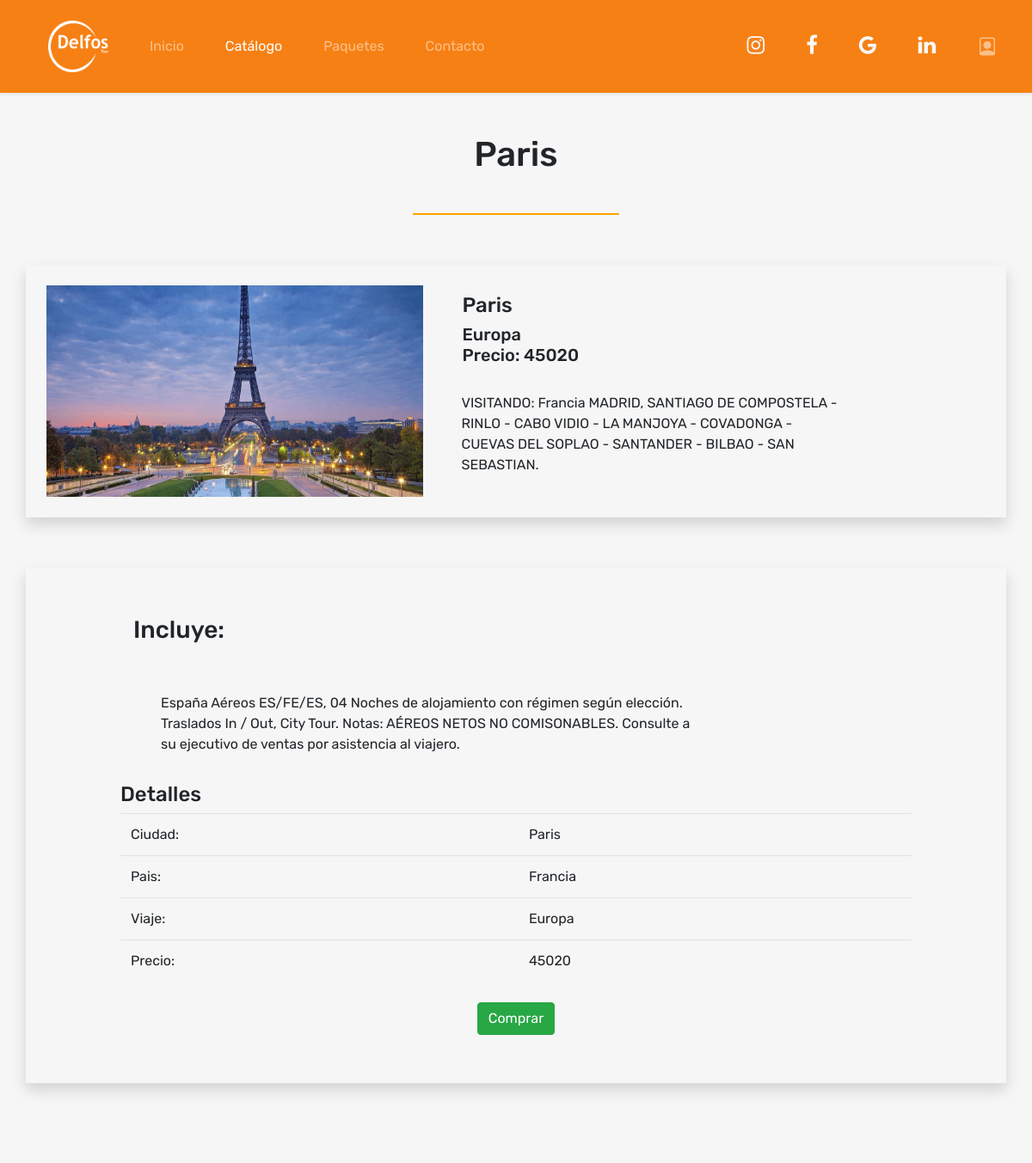
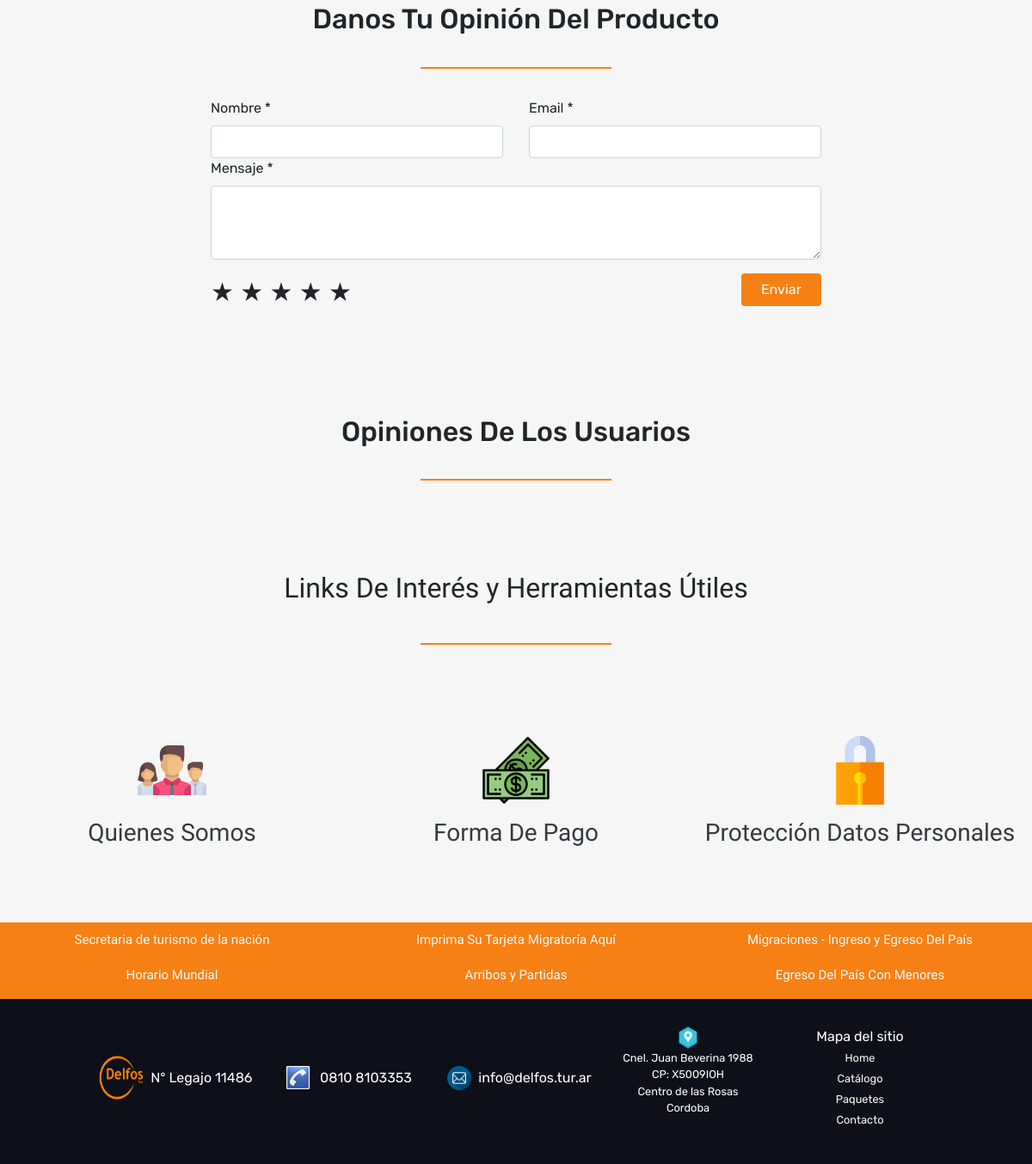
The page /product_details.php on the database its author committed (2 pictures, top to bottom).
### tables this page shows
CREATE TABLE `ciudades` (
  `idciudad` varchar(3) NOT NULL,
  `nombreciudad` varchar(50) NOT NULL,
  `idpais` varchar(3) NOT NULL
);

CREATE TABLE `productos` (
  `idproducto` int(11) NOT NULL,
  `idciudad` varchar(3) NOT NULL,
  `precio` int(100) NOT NULL,
  `descripcion` varchar(1000) NOT NULL,
  `detalle` varchar(1000) NOT NULL,
  `url` varchar(300) NOT NULL,
  `destacado` tinyint(1) NOT NULL,
  `activo` tinyint(1) NOT NULL
);

CREATE TABLE `continentes` (
  `idcontinente` varchar(2) NOT NULL,
  `nombrecontinente` varchar(10) NOT NULL,
  `activo` tinyint(1) NOT NULL DEFAULT 1
);

CREATE TABLE `paises` (
  `idpais` varchar(3) NOT NULL,
  `nombrepais` varchar(50) NOT NULL,
  `idcontinente` varchar(2) NOT NULL,
  `activo` tinyint(1) NOT NULL DEFAULT 0
);

### product_details.php (the view, shortened to what this page needs)
<!DOCTYPE html>
<html lang="en">
<head>
    <?php require_once "./includes/head.php" ?>
</head>
<body>
    <?php
    $db=DB::conectar();
    $queryProductos = "SELECT pr.idproducto as id,
                                ci.nombreciudad as nombre,
                                pa.nombrepais as pais,
                                co.nombrecontinente as continente,
                                ci.nombreciudad as ciudades,
                                pr.precio as precio,
                                pr.descripcion as descripcion,
                                pr.detalle as descripcion_details,
                                pr.url as url,
                                pr.destacado as destacado
                                FROM productos pr, ciudades ci, paises pa, continentes co
                                WHERE pr.idciudad = ci.idciudad
                                AND ci.idpais = pa.idpais
                                AND pa.idcontinente = co.idcontinente
                                AND pr.activo=1";
    $stmt1 = $db->prepare($queryProductos);
    $stmt1->execute();
    $dataProductos = array();
    while($row=$stmt1->fetch(PDO::FETCH_ASSOC)){
        $dataProductos[] = $row;
    }
    require_once "./includes/encabezado.php";
    $id = (isset($_GET["id"]) ? $_GET['id'] : null);
    ?>
    <div class="container text-center pt-5 pb-4">
        <?php foreach ($dataProductos as $key => $value) {
            if ($key == $id) break;
        }
        echo '<h1>' . $value['nombre'] . '</h1>';
        ?>
    </div>
    <div class="pb-5 text-center">
        <svg width="20%" height="2">
            <rect width="100%" height="100" style="fill:rgb(255,165,0);stroke-width:0;stroke:rgb(0,0,0)" />
        </svg>
    </div>
    <section>
        <div class="container shadow justify-content-around p-4">
            <div class="row justify-content-center align-items-center">
                <div class="col-5">
                    <div class="imagen1">
                        <a href="<?php echo $value['url']; ?>" data-fancybox="gallery" data-caption="Caption for single image">
                            <img height="auto" width="100%" src="<?php echo $value['url']; ?>" alt="imagen de <?php echo $value['nombre']; ?>">
                        </a>
                    </div>
                </div>
                <div class="col-lg-7 incluye py-2">
                    <h4 class="pl-3">
                        <?php echo $value['nombre']; ?> <br>
                    </h4>
                    <h5 class="pl-3">
                        <?php echo $value['continente']; ?> <br>
                        Precio: <?php echo $value['precio']; ?>
                    <?php echo '<p class="col-9 pt-4">' . $value['descripcion'] . '</p>' ?>
                </div>
            </div>
        </div>
    </section>
    <section class="descripcion py-5">
        <div class="container py-5 shadow">
            <div class="row justify-content-center align-items-center" id="home">
                <div class="col-10">
                    <h3 class="pb-3">
                        <div class="col-lg-8 incluye py-2">
                            Incluye:
                        </div>
                    </h3>
                </div>
                <div class="col-10">
                    <ul class="descripcion_detalles">
                        <?php echo '<p class="col-9 pt-4">' . $value['descripcion_details'] . '</p>' ?>
                    </ul>
                </div>
                <div class="col-10 pt-3">
                    <h4>Detalles</h4>
                    <table class="table">
                        <tbody>
                            <?php
                            echo '<tr><td>Ciudad: </td><td>' . $value['nombre'] . '</td></tr>';
                            echo '<tr><td>Pais: </td><td>' . $value['pais'] . '</td></tr>';
                            echo '<tr><td>Viaje: </td><td>' . $value['continente'] . '</td></tr>';
                            echo '<tr><td>Precio: </td><td> ' . $value['precio'] . '</td></tr>';
                            ?>
                        </tbody>
                    </table>
                </div>
            </div>
            <div class="row justify-content-center">
                <div class="col-sm-11 col-md-10 col-lg-10 incluye py-2">
                    <div class="container d-flex justify-content-around">
                        <a href="#" class="btn btn-success">Comprar</a>
                    </div>
                </div>
            </div>
        </div>
    </section>
    <section class="py-5">
        <div class="container">
            <div class="text-center pb-3">
                <h2>Danos Tu Opinión Del Producto</h2>
            </div>
            <div class="pb-4 text-center">
                <svg width="20%" height="2">
                    <rect width="100%" height="100" style="fill:#F78014;stroke-width:0;stroke:rgb(0,0,0)" />
                </svg>
            </div>
            <div class="container">
                <form action="#" method="post">
                    <div class="row justify-content-center">
                        <div class="col-8">
                            <div class="row">
                                <div class="col-sm-12 col-md-6">
                                    <label>Nombre *</label>
                                    <input type="text" name="nombre" required class="form-control">
                                </div>
                                <div class="col-sm-12 col-md-6">
                                    <label for="email">Email *</label>
                                    <input type="email" id="email" name="email" required class="form-control">
                                </div>
                            </div>
                            <div class="row">
                                <div class="col-12 form-group">
                                    <label>Mensaje *</label>
                                    <textarea class="form-control comentario-textarea" name="comentario" required rows="3"></textarea>
                                </div>
                            </div>
                            <div class="row">
                                <div class="col-sm-6 col-md-10">
                                    <div class="form1">
                                        <p class="clasificacion" name="rankeo">
                                            <label for="radio1">★</label>
                                            <label for="radio2">★</label>
                                            <label for="radio3">★</label>
                                            <label for="radio4">★</label>
                                            <label for="radio5">★</label>
                                        </p>
                                    </div>
                                </div>
                                <div class="col-sm-6 col-md-2">
                                    <input class="text-white btn btn-md btn-block text-center newsletter-btn" type="submit" value="Enviar" name="submit">
                                </div>
                            </div>
                        </div>
                    </div>
                </form>
            </div>
        </div>
    </section>
    <section class="py-5">
        <div class="container">
            <div class="text-center pb-3">
                <h2>Opiniones De Los Usuarios</h2>
            </div>
            <div class="pb-4 text-center">
                <svg width="20%" height="2">
                    <rect width="100%" height="100" style="fill:#F78014;stroke-width:0;stroke:rgb(0,0,0)" />
                </svg>
            </div>
        </div>
    </section>
    <?php
    require_once "./includes/linkinteresesyherramientas.php";
    require_once "./includes/footer.php";
    ?>
</body>
</html>

### rows shown on the page
ciudades: nombreciudad "Paris"
productos: url (picture), precio "45020", descripcion "VISITANDO: Francia MADRID, SANTIAGO DE COMPOSTELA -RINLO - CABO VIDIO - LA MANJOYA - COVADONGA - CUEVAS DEL SOPLAO - SANTANDER - BILBAO - SAN SEBASTIAN.", detalle "España Aéreos ES/FE/ES, 04 Noches de alojamiento con régimen según elección. Traslados In / Out, City Tour. Notas: AÉREOS NETOS NO COMISONABLES. Consulte a su ejecutivo de ventas por asistencia al viajero."
continentes: nombrecontinente "Europa"
paises: nombrepais "Francia"
